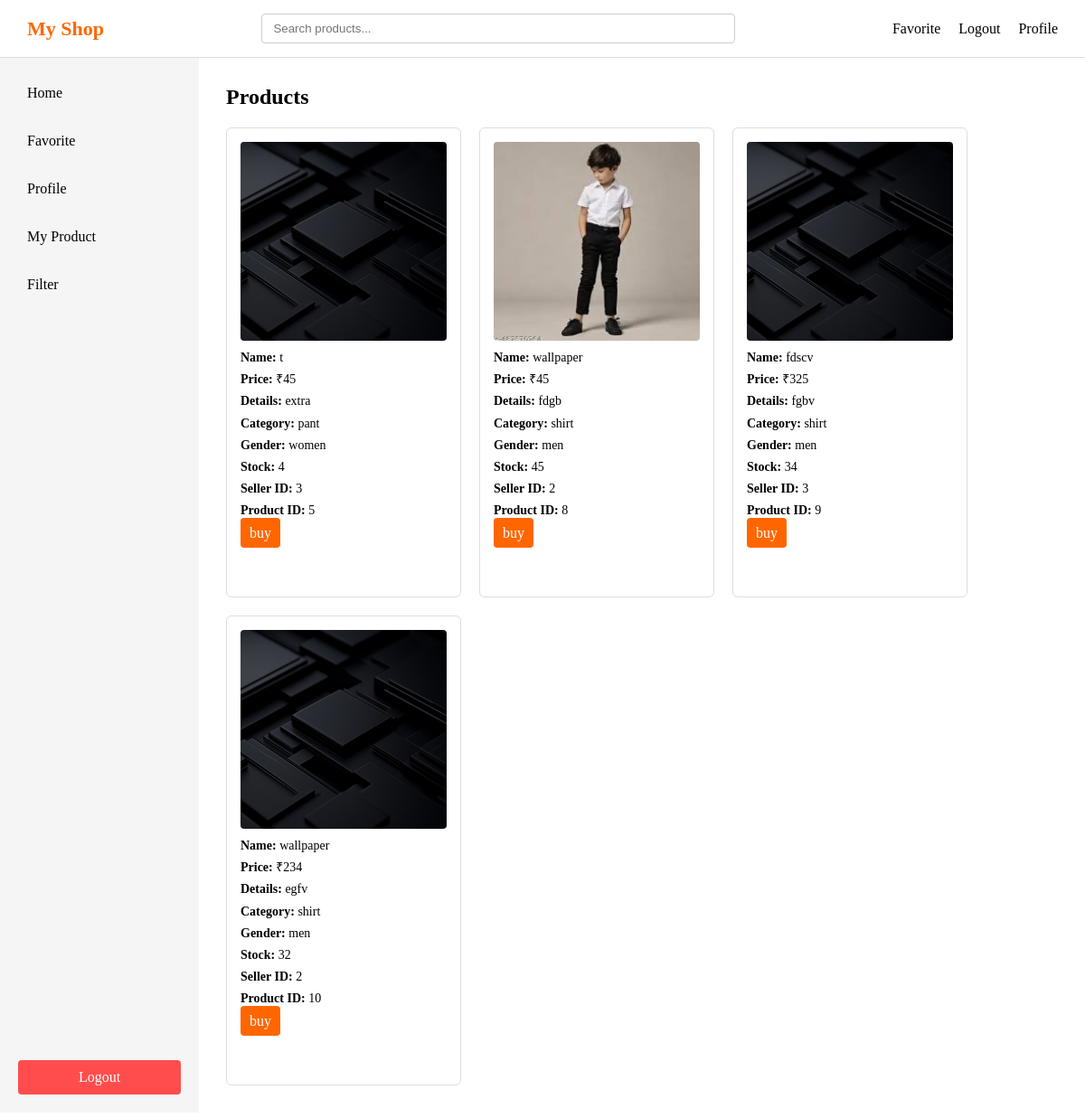
/home (signed in), run on the app's committed database.
### main.py (models this page shows)
class Product(db.Model):
    id=db.Column(db.Integer, primary_key = True)
    product_name = db.Column(db.String(100))
    product_price= db.Column(db.Integer)
    product_image= db.Column(db.String(200))
    product_details = db.Column(db.Text)
    product_category = db.Column(db.String(100))
    product_gender= db.Column(db.String(20))
    product_stock= db.Column(db.Integer)
    seller_id = db.Column(db.Integer, db.ForeignKey('user.id'))

### main.py (the view)
@app.route('/home')
def home():
    if 'user' not in session:
        return redirect(url_for('login'))
    username = session.get('user')
    user = User.query.filter_by(username= username).first()
    seller_id = user.id
    products = Product.query.all()
    return render_template("home.html", user = user , products = products)

### templates/home.html (shortened to what this page needs)
<!DOCTYPE html>
<html lang="en">
<head>
    <link rel="stylesheet" href="{{ url_for('static', filename='style.css') }}">
</head>
<body>
    <div class="header">
        <div class="logo">My Shop</div>
        <div class="searchbar">
            <input type="text" placeholder="Search products..." />
        </div>
        <div class="right">
            <div class="favorite"><a href="/favorite">Favorite</a></div>
            <div class="logout"><a href="/logout">Logout</a></div>
            <div class="profile"><a href="/profile">Profile</a></div>
        </div>
    </div>
    <div class="layout">
        <div class="sidebar">
            <div class="top">
                <div class="home" id="sidebar-home">Home</div>
                <div class="favorite" id="sidebar-favorite">Favorite</div>
                <div class="profile" id="sidebar-profile">Profile</div>
                {% if user.user_type == 's' %}
                <div class="my_product" id="sidebar-myproduct">My Product</div>
                <div class="filter">Filter</div>
                {% else %}
                <div class="filter">Filter</div>
                {% endif %}
            </div>
            <div class="logout" id="sidebar-logout">Logout</div>
        </div>
        <div class="main">
            <h2>Products</h2>
            {% if products %}
            <div class="products">
                {% for product in products %}
                <div class="product-card">
                    <img src="{{ url_for('static', filename='uploads/' + product.product_image) }}">
                    <p><strong>Name:</strong> {{ product.product_name }}</p>
                    <p><strong>Price:</strong> ₹{{ product.product_price }}</p>
                    <p><strong>Details:</strong> {{ product.product_details }}</p>
                    <p><strong>Category:</strong> {{ product.product_category }}</p>
                    <p><strong>Gender:</strong> {{ product.product_gender }}</p>
                    <p><strong>Stock:</strong> {{ product.product_stock }}</p>
                    <p><strong>Seller ID:</strong> {{ product.seller_id }}</p>
                    <p><strong>Product ID:</strong> {{ product.id }}</p>
                    <div class="buybutton">
                        <a href="{{ url_for('buyButton', product_id=product.id) }}">buy</a>
                    </div>
                </div>
                {% endfor %}
            </div>
            {% endif %}
        </div>
    </div>
</body>
</html>

### static/style.css (style rules this page uses)
* { margin: 0; padding: 0; box-sizing: border-box; }
.header { display: flex; align-items: center; justify-content: space-between; padding: 15px 30px; background-color: #ffffff; border-bottom: 1px solid #ddd; width: 100%; }
.logo { font-size: 22px; font-weight: bold; color: #ff6600; white-space: nowrap; }
.searchbar { flex: 1; display: flex; justify-content: center; }
.searchbar input { width: 60%; min-width: 250px; padding: 8px 12px; border: 1px solid #ccc; border-radius: 4px; }
.right { display: flex; align-items: center; gap: 20px; white-space: nowrap; }
.right a, .right div { text-decoration: none; color: #000; cursor: pointer; font-weight: 500; }
.layout { display: flex; height: calc(100vh - 70px); }
.sidebar { width: 220px; height: 100%; background-color: #f5f5f5; padding: 20px; display: flex; flex-direction: column; }
.sidebar .top { flex: 1; overflow-y: auto; display: flex; flex-direction: column; gap: 15px; }
.sidebar .top div { padding: 10px; cursor: pointer; border-radius: 4px; }
.sidebar .logout { padding: 10px; background-color: #ff4d4d; color: white; text-align: center; border-radius: 4px; cursor: pointer; flex-shrink: 0; }
.main { flex: 1; padding: 30px; background-color: #ffffff; overflow-y: auto; }
.products { display: grid; grid-template-columns: repeat(auto-fill, 260px); gap: 20px; margin-top: 20px; }
.products > div { width: 260px; height: 520px; border: 1px solid #ddd; border-radius: 6px; padding: 15px; background-color: #fff; display: flex; flex-direction: column; overflow: hidden; }
.products img { width: 100%; height: 220px; object-fit: cover; border-radius: 4px; margin-bottom: 10px; }
.products p { font-size: 14px; margin-bottom: 6px; line-height: 1.3; }
.buybutton a, .products button { margin-top: auto; padding: 8px 10px; border-radius: 4px; text-align: center; background-color: #ff6600; color: white; text-decoration: none; border: none; cursor: pointer; }

### data on the page
Product: product_image (picture), product_name "t", product_price "45", product_details "extra", product_category "pant", product_gender "women", product_stock "4", seller_id "3", id "5"
Product: product_image (picture), product_name "wallpaper", product_price "45", product_details "fdgb", product_category "shirt", product_gender "men", product_stock "45", seller_id "2", id "8"
Product: product_image (picture), product_name "fdscv", product_price "325", product_details "fgbv", product_category "shirt", product_gender "men", product_stock "34", seller_id "3", id "9"
Product: product_image (picture), product_name "wallpaper", product_price "234", product_details "egfv", product_category "shirt", product_gender "men", product_stock "32", seller_id "2", id "10"
